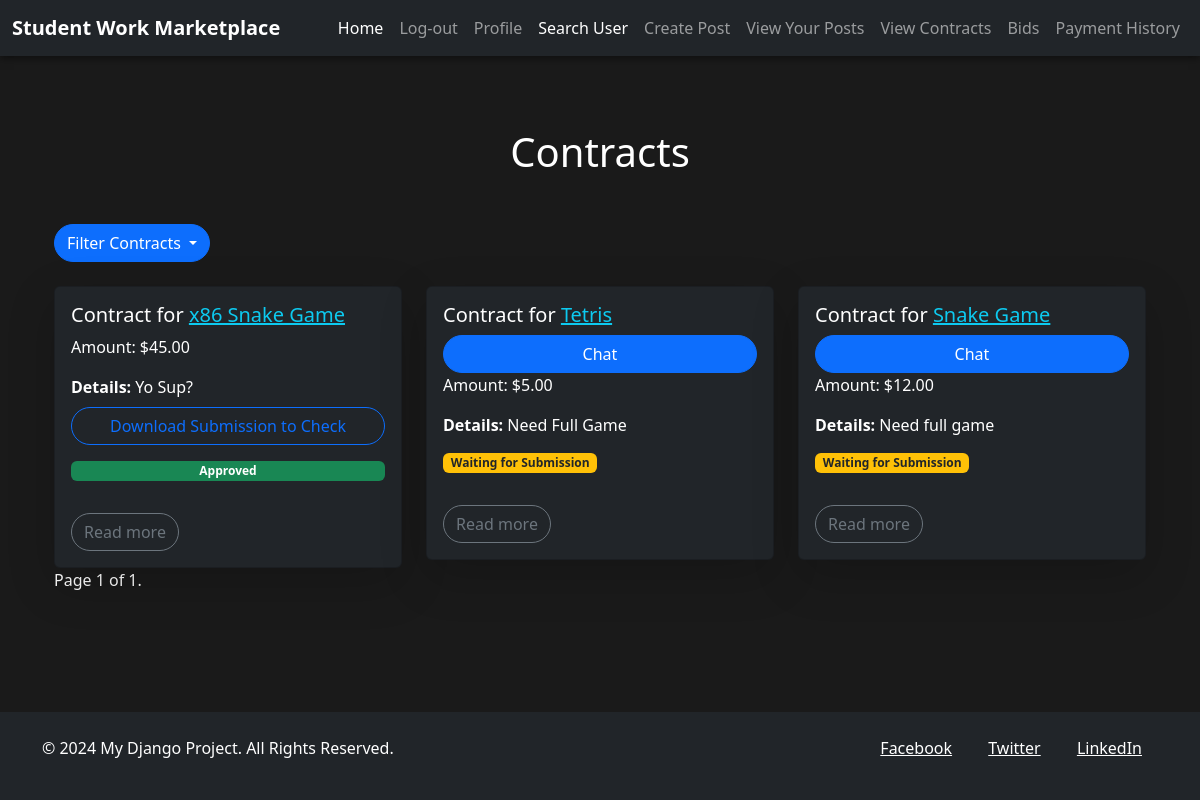
The page /view_active_contracts (signed in) on the database its author committed.
### webapp/models.py (models this page shows, shortened)
class Contract(models.Model):
    client = models.ForeignKey(
        Custom_user, on_delete=models.CASCADE, related_name="contracts_as_client"
    )
    freelancer = models.ForeignKey(
        Custom_user, on_delete=models.CASCADE, related_name="contracts_as_freelancer"
    )
    amount = models.DecimalField(
        max_digits=10, decimal_places=2, null=False, blank=False
    )
    post = models.OneToOneField(
        Post, on_delete=models.CASCADE, null=False, blank=False
    )  # Contract may or may not link to a post
    created_at = models.DateTimeField(auto_now_add=True)
    details = models.TextField(max_length=1000, null=True, blank=True, default="")
    deadline = models.DateField(null=False, blank=False, default=date.today)
    is_signed_by_client = models.BooleanField(default=False)
    is_signed_by_freelancer = models.BooleanField(default=False)
    completed = models.BooleanField(default=False)
    feedback_freelancer= models.BooleanField(default=False)
    feedback_client= models.BooleanField(default=False)

class Post(models.Model):
    user = models.ForeignKey(
        Custom_user, on_delete=models.CASCADE, blank=False, null=False
    )
    title = models.TextField(max_length=50, blank=False, null=False)
    text = models.TextField(max_length=1000, blank=False, null=False)
    created_at = models.DateTimeField(auto_now_add=True, null=False)
    updated_at = models.DateTimeField(auto_now=True, null=False)
    tags = models.ManyToManyField(Tags, related_name="posts", blank=True)
    pay = models.IntegerField(null=False, blank=False)

### webapp/views.py (the view)
@login_required
def view_active_contracts(request):
    if request.user.typee == "client":
        category = request.GET.get("category", "all")  # Default to 'all'
        if category == "completed":
            contracts = Contract.objects.filter(completed=True, client=request.user)
        elif category == "pending_signature":
            contracts = Contract.objects.filter(
                is_signed_by_freelancer=False, client=request.user
            )
        elif category == "pending_feedback":
            contracts = Contract.objects.filter(
                completed=True, feedback_freelancer=False, client=request.user
            )
        else:  # 'all' or any other value
            contracts = Contract.objects.filter(client=request.user)
        paginator = Paginator(contracts, 3)  # Show 10 contracts per page
        page_number = request.GET.get('page')  # Get the current page number from the URL
        page_obj = paginator.get_page(page_number)
        active_contracts = []
        for contrct in page_obj:
            progress = ProgressUpdate.objects.filter(contract=contrct)
            try:
                submission = Submission.objects.get(contract=contrct)
            except:
                submission = None
            active_contracts.append(
                {"contract": contrct, "progress": progress, "submission": submission}
            )
        return render(
            request,
            "view_contracts.html",
            {"active_contracts": active_contracts,"page_obj": page_obj,},
        )
    else:
        return HttpResponseForbidden("You are not a client")

### webapp/templates/view_contracts.html (shortened to what this page needs)
{% extends "base.html" %}
{% block content %}
<div class="container py-5">
    <h1 class="text-center mb-5 text-white">Contracts</h1>
    <div class="d-flex justify-content-between align-items-center mb-4">
        <div class="dropdown">
            <button class="btn btn-primary dropdown-toggle" type="button" id="filterMenu" data-bs-toggle="dropdown" aria-expanded="false">
                Filter Contracts
            </button>
        </div>
    </div>
    <div class="row row-cols-1 row-cols-sm-2 row-cols-md-3 g-4">
        {% for active_contract in active_contracts %}
        <div class="col">
            <div class="card bg-dark text-white p-3 rounded shadow-lg">
                <h5 class="card-title">Contract for
                    {% if active_contract.contract %}
                        <a href="{% url 'post_details' active_contract.contract.post.pk %}" class="text-info">{{active_contract.contract.post.title}}</a>
                    {% else %}
                        <span class="text-muted">No job linked</span>
                    {% endif %}
                </h5>
                {% if not active_contract.contract.completed %}
                <a href="{% url 'create_chat' request.user.id %}?freelancer_id={{ active_contract.contract.freelancer.id }}" target="_blank" class="btn btn-primary">Chat</a>
                {% endif %}
                <p>Amount: ${{ active_contract.contract.amount }}</p>
                <div>
                    <strong>Details:</strong> {{ active_contract.contract.details }}
                </div>
                {% if active_contract.submission %}
                <div>
                    <a href="{{ active_contract.submission.submission_file.url }}" download class="btn btn-outline-primary w-100 mt-2">Download Submission to Check</a>
                </div>
                {% if active_contract.submission.is_approved %}
                    <p class="badge bg-success text-white mt-3">Approved</p>
                {% else %}
                    <p>
                        <a href="{% url 'approve_work' active_contract.contract.pk %}" class="btn btn-primary mt-3">
                            Approve work
                        </a>
                    </p>
                {% endif %}
                {% else %}
                <p><span class="badge bg-warning text-dark mt-3">Waiting for Submission</span></p>
                {% endif %}
                <div>
                    <button class="btn btn-outline-secondary mt-3" type="button" data-bs-toggle="collapse" data-bs-target="#collapseWidthExample{{ active_contract.contract.pk }}" aria-expanded="false" aria-controls="collapseWidthExample{{ active_contract.contract.pk }}">
                        Read more
                    </button>
                </div>
            </div>
        </div>
        {% endfor %}
    </div>
<div class="pagination">
    <span class="step-links">
        <span class="current">
            Page {{ page_obj.number }} of {{ page_obj.paginator.num_pages }}.
        </span>
    </span>
</div>
</div>
{% endblock %}

### webapp/templates/base.html (style rules this page uses)
html, body { height: 100%; margin: 0; display: flex; flex-direction: column; background-color: #1a1a1a; color: #fff; }
.container { flex: 1; }
.btn { border-radius: 25px; transition: all 0.3s ease; }

### rows shown on the page
Contract: contract.post "x86 Snake Game", contract.amount "45.00", contract.details "Yo Sup?", shows "Approved"
Contract: contract.post "Tetris", contract.amount "5.00", contract.details "Need Full Game", shows "Waiting for Submission"
Contract: contract.post "Snake Game", contract.amount "12.00", contract.details "Need full game", shows "Waiting for Submission"

### other values the page prints
{{ page_obj.number }} "1"
{{ page_obj.paginator.num_pages }} "1"
